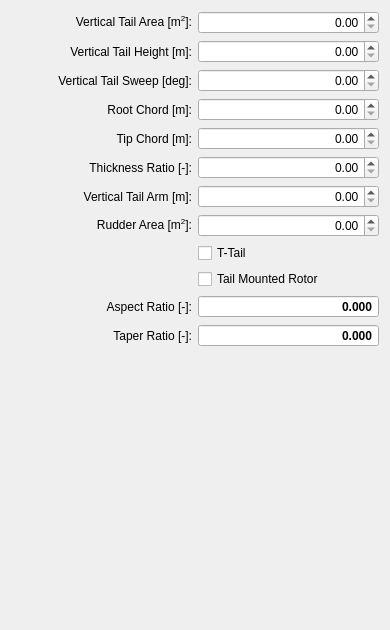
          <widget class="QWidget" name="scrollAreaWidgetContents_5">
           <property name="geometry">
            <rect>
             <x>0</x>
             <y>0</y>
             <width>390</width>
             <height>630</height>
            </rect>
           </property>
           <layout class="QGridLayout" name="gridLayout_15">
            <item row="6" column="1">
             <widget class="QDoubleSpinBox" name="spinBoxVerTailArm">
              <property name="alignment">
               <set>Qt::AlignRight|Qt::AlignTrailing|Qt::AlignVCenter</set>
              </property>
             </widget>
            </item>
            <item row="4" column="0">
             <widget class="QLabel" name="labelVerTailCTip">
              <property name="text">
               <string>Tip Chord [m]:</string>
              </property>
              <property name="alignment">
               <set>Qt::AlignRight|Qt::AlignTrailing|Qt::AlignVCenter</set>
              </property>
              <property name="buddy">
               <cstring>spinBoxVerTailCTip</cstring>
              </property>
             </widget>
            </item>
            <item row="6" column="0">
             <widget class="QLabel" name="labelVerTailArm">
              <property name="text">
               <string>Vertical Tail Arm [m]:</string>
              </property>
              <property name="alignment">
               <set>Qt::AlignRight|Qt::AlignTrailing|Qt::AlignVCenter</set>
              </property>
              <property name="buddy">
               <cstring>spinBoxVerTailArm</cstring>
              </property>
             </widget>
            </item>
            <item row="3" column="0">
             <widget class="QLabel" name="labelVerTailCRoot">
              <property name="text">
               <string>Root Chord [m]:</string>
              </property>
              <property name="alignment">
               <set>Qt::AlignRight|Qt::AlignTrailing|Qt::AlignVCenter</set>
              </property>
              <property name="buddy">
               <cstring>spinBoxVerTailCRoot</cstring>
              </property>
             </widget>
            </item>
            <item row="5" column="1">
             <widget class="QDoubleSpinBox" name="spinBoxVerTailTC">
              <property name="alignment">
               <set>Qt::AlignRight|Qt::AlignTrailing|Qt::AlignVCenter</set>
              </property>
              <property name="maximum">
               <double>1.000000000000000</double>
              </property>
             </widget>
            </item>
            <item row="1" column="1">
             <widget class="QDoubleSpinBox" name="spinBoxVerTailHeight">
              <property name="alignment">
               <set>Qt::AlignRight|Qt::AlignTrailing|Qt::AlignVCenter</set>
              </property>
             </widget>
            </item>
            <item row="12" column="1">
             <spacer name="verticalSpacerTailV">
              <property name="orientation">
               <enum>Qt::Vertical</enum>
              </property>
              <property name="sizeHint" stdset="0">
               <size>
                <width>20</width>
                <height>535</height>
               </size>
              </property>
             </spacer>
            </item>
            <item row="1" column="0">
             <widget class="QLabel" name="labelVerTailHeight">
              <property name="text">
               <string>Vertical Tail Height [m]:</string>
              </property>
              <property name="alignment">
               <set>Qt::AlignRight|Qt::AlignTrailing|Qt::AlignVCenter</set>
              </property>
              <property name="buddy">
               <cstring>spinBoxVerTailHeight</cstring>
              </property>
             </widget>
            </item>
            <item row="2" column="1">
             <widget class="QDoubleSpinBox" name="spinBoxVerTailSweep">
              <property name="alignment">
               <set>Qt::AlignRight|Qt::AlignTrailing|Qt::AlignVCenter</set>
              </property>
              <property name="maximum">
               <double>90.000000000000000</double>
              </property>
             </widget>
            </item>
            <item row="0" column="0">
             <widget class="QLabel" name="labelVerTailArea">
              <property name="text">
               <string>&lt;html&gt;&lt;head/&gt;&lt;body&gt;&lt;p&gt;Vertical Tail Area [m&lt;span style=&quot; vertical-align:super;&quot;&gt;2&lt;/span&gt;]:&lt;/p&gt;&lt;/body&gt;&lt;/html&gt;</string>
              </property>
              <property name="alignment">
               <set>Qt::AlignRight|Qt::AlignTrailing|Qt::AlignVCenter</set>
              </property>
              <property name="buddy">
               <cstring>spinBoxVerTailArea</cstring>
              </property>
             </widget>
            </item>
            <item row="2" column="0">
             <widget class="QLabel" name="labelVerTailSweep">
              <property name="text">
               <string>Vertical Tail Sweep [deg]:</string>
              </property>
              <property name="alignment">
               <set>Qt::AlignRight|Qt::AlignTrailing|Qt::AlignVCenter</set>
              </property>
              <property name="buddy">
               <cstring>spinBoxVerTailSweep</cstring>
              </property>
             </widget>
            </item>
            <item row="7" column="0">
             <widget class="QLabel" name="labelRuddArea">
              <property name="text">
               <string>&lt;html&gt;&lt;head/&gt;&lt;body&gt;&lt;p&gt;Rudder Area [m&lt;span style=&quot; vertical-align:super;&quot;&gt;2&lt;/span&gt;]:&lt;/p&gt;&lt;/body&gt;&lt;/html&gt;</string>
              </property>
              <property name="alignment">
               <set>Qt::AlignRight|Qt::AlignTrailing|Qt::AlignVCenter</set>
              </property>
              <property name="buddy">
               <cstring>spinBoxRuddArea</cstring>
              </property>
             </widget>
            </item>
            <item row="0" column="1">
             <widget class="QDoubleSpinBox" name="spinBoxVerTailArea">
              <property name="alignment">
               <set>Qt::AlignRight|Qt::AlignTrailing|Qt::AlignVCenter</set>
              </property>
              <property name="maximum">
               <double>9999.989999999999782</double>
              </property>
             </widget>
            </item>
            <item row="3" column="1">
             <widget class="QDoubleSpinBox" name="spinBoxVerTailCRoot">
              <property name="alignment">
               <set>Qt::AlignRight|Qt::AlignTrailing|Qt::AlignVCenter</set>
              </property>
             </widget>
            </item>
            <item row="10" column="1">
             <widget class="QDoubleSpinBox" name="spinBoxVerTailAR">
              <property name="font">
               <font>
                <weight>75</weight>
                <bold>true</bold>
               </font>
              </property>
              <property name="focusPolicy">
               <enum>Qt::NoFocus</enum>
              </property>
              <property name="alignment">
               <set>Qt::AlignRight|Qt::AlignTrailing|Qt::AlignVCenter</set>
              </property>
              <property name="readOnly">
               <bool>true</bool>
              </property>
              <property name="buttonSymbols">
               <enum>QAbstractSpinBox::NoButtons</enum>
              </property>
              <property name="decimals">
               <number>3</number>
              </property>
             </widget>
            </item>
            <item row="10" column="0">
             <widget class="QLabel" name="labelVerTailAR">
              <property name="text">
               <string>Aspect Ratio [-]:</string>
              </property>
              <property name="alignment">
               <set>Qt::AlignRight|Qt::AlignTrailing|Qt::AlignVCenter</set>
              </property>
             </widget>
            </item>
            <item row="11" column="1">
             <widget class="QDoubleSpinBox" name="spinBoxVerTailTR">
              <property name="font">
               <font>
                <weight>75</weight>
                <bold>true</bold>
               </font>
              </property>
              <property name="focusPolicy">
               <enum>Qt::NoFocus</enum>
              </property>
              <property name="alignment">
               <set>Qt::AlignRight|Qt::AlignTrailing|Qt::AlignVCenter</set>
              </property>
              <property name="readOnly">
               <bool>true</bool>
              </property>
              <property name="buttonSymbols">
               <enum>QAbstractSpinBox::NoButtons</enum>
              </property>
              <property name="decimals">
               <number>3</number>
              </property>
             </widget>
            </item>
            <item row="4" column="1">
             <widget class="QDoubleSpinBox" name="spinBoxVerTailCTip">
              <property name="alignment">
               <set>Qt::AlignRight|Qt::AlignTrailing|Qt::AlignVCenter</set>
              </property>
             </widget>
            </item>
            <item row="7" column="1">
             <widget class="QDoubleSpinBox" name="spinBoxRuddArea">
              <property name="alignment">
               <set>Qt::AlignRight|Qt::AlignTrailing|Qt::AlignVCenter</set>
              </property>
             </widget>
            </item>
            <item row="11" column="0">
             <widget class="QLabel" name="labelVerTailTR">
              <property name="text">
               <string>Taper Ratio [-]:</string>
              </property>
              <property name="alignment">
               <set>Qt::AlignRight|Qt::AlignTrailing|Qt::AlignVCenter</set>
              </property>
             </widget>
            </item>
            <item row="8" column="1">
             <widget class="QCheckBox" name="checkBoxTailT">
              <property name="text">
               <string>T-Tail</string>
              </property>
             </widget>
            </item>
            <item row="5" column="0">
             <widget class="QLabel" name="labelVerTailTC">
              <property name="text">
               <string>Thickness Ratio [-]:</string>
              </property>
              <property name="alignment">
               <set>Qt::AlignRight|Qt::AlignTrailing|Qt::AlignVCenter</set>
              </property>
              <property name="buddy">
               <cstring>spinBoxVerTailTC</cstring>
              </property>
             </widget>
            </item>
            <item row="9" column="1">
             <widget class="QCheckBox" name="checkBoxVerTailRotor">
              <property name="text">
               <string>Tail Mounted Rotor</string>
              </property>
             </widget>
            </item>
           </layout>
          </widget>
